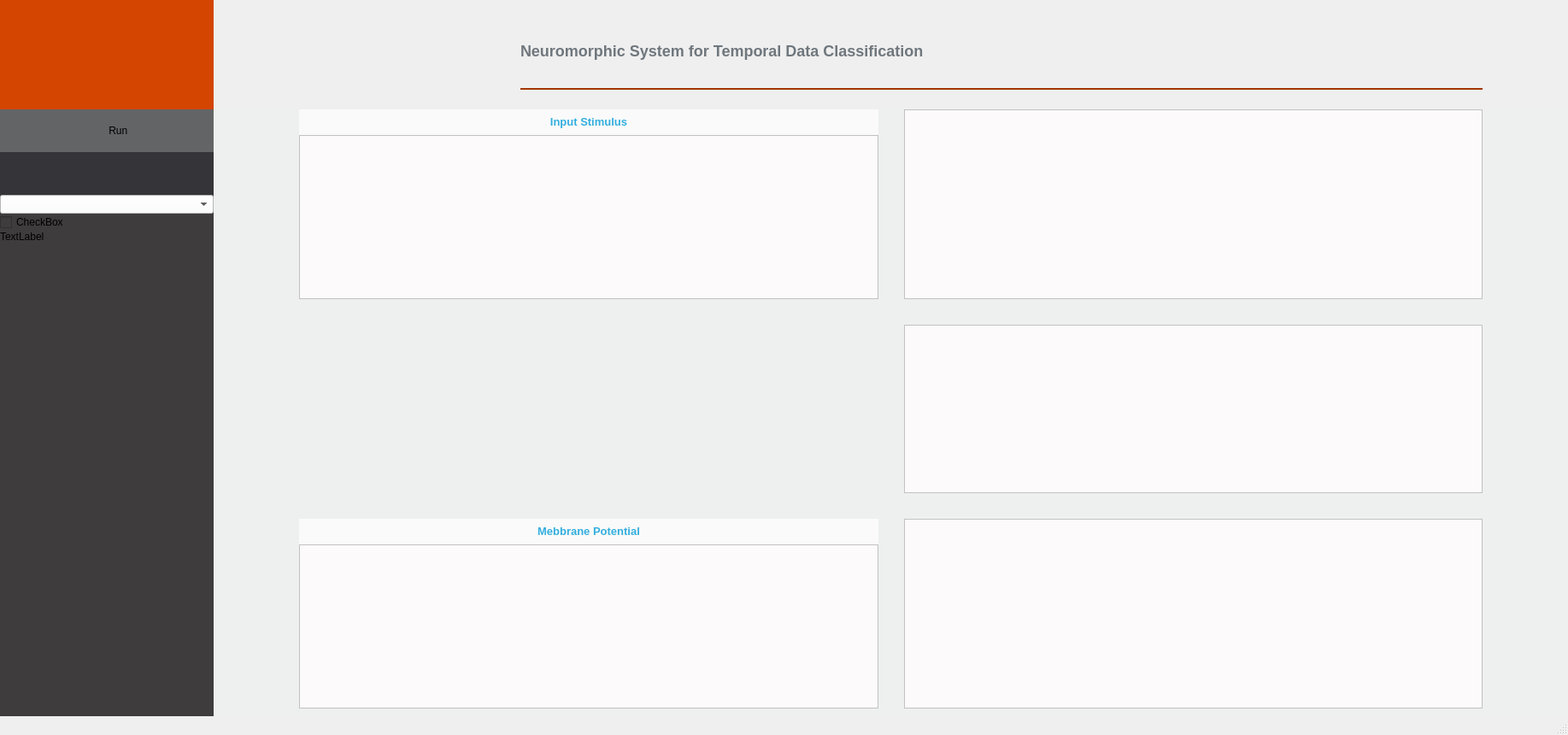
<?xml version="1.0" encoding="UTF-8"?>
<ui version="4.0">
 <class>MainWindow</class>
 <widget class="QMainWindow" name="MainWindow">
  <property name="geometry">
   <rect>
    <x>0</x>
    <y>0</y>
    <width>1835</width>
    <height>860</height>
   </rect>
  </property>
  <property name="windowTitle">
   <string>MainWindow</string>
  </property>
  <property name="windowOpacity">
   <double>1.000000000000000</double>
  </property>
  <property name="styleSheet">
   <string notr="true"/>
  </property>
  <widget class="QWidget" name="centralwidget">
   <property name="styleSheet">
    <string notr="true"/>
   </property>
   <layout class="QGridLayout" name="gridLayout">
    <property name="leftMargin">
     <number>0</number>
    </property>
    <property name="topMargin">
     <number>0</number>
    </property>
    <property name="rightMargin">
     <number>0</number>
    </property>
    <property name="bottomMargin">
     <number>0</number>
    </property>
    <property name="spacing">
     <number>0</number>
    </property>
    <item row="2" column="0">
     <widget class="QLabel" name="logo">
      <property name="minimumSize">
       <size>
        <width>0</width>
        <height>128</height>
       </size>
      </property>
      <property name="maximumSize">
       <size>
        <width>250</width>
        <height>16777215</height>
       </size>
      </property>
      <property name="styleSheet">
       <string notr="true">background-color: rgb(212, 69, 1);</string>
      </property>
      <property name="text">
       <string/>
      </property>
     </widget>
    </item>
    <item row="3" column="0">
     <widget class="QWidget" name="control_panel" native="true">
      <property name="maximumSize">
       <size>
        <width>250</width>
        <height>16777215</height>
       </size>
      </property>
      <property name="styleSheet">
       <string notr="true">background-color: rgb(62, 60, 61);</string>
      </property>
      <layout class="QGridLayout" name="gridLayout_2">
       <property name="leftMargin">
        <number>0</number>
       </property>
       <property name="topMargin">
        <number>0</number>
       </property>
       <property name="rightMargin">
        <number>0</number>
       </property>
       <property name="bottomMargin">
        <number>0</number>
       </property>
       <property name="spacing">
        <number>0</number>
       </property>
       <item row="5" column="0">
        <widget class="QLabel" name="input_class_label">
         <property name="maximumSize">
          <size>
           <width>400</width>
           <height>16777215</height>
          </size>
         </property>
         <property name="text">
          <string>TextLabel</string>
         </property>
        </widget>
       </item>
       <item row="2" column="0">
        <widget class="QPushButton" name="btn_">
         <property name="minimumSize">
          <size>
           <width>0</width>
           <height>50</height>
          </size>
         </property>
         <property name="maximumSize">
          <size>
           <width>400</width>
           <height>50</height>
          </size>
         </property>
         <property name="mouseTracking">
          <bool>false</bool>
         </property>
         <property name="styleSheet">
          <string notr="true">QPushButton {
    border: none;
    border-radius: 0px;
    /*background-color: qlineargradient(x1: 0, y1: 0, x2: 0, y2: 1,
                                      stop: 0 #f6f7fa, stop: 1 #dadbde);
	*/
	background-color: rgb(38, 41, 49,100);
    /*min-width: 80px;*/
}

QPushButton:pressed {
    background-color: qlineargradient(x1: 0, y1: 0, x2: 0, y2: 1,
                                      stop: 0 #dadbde, stop: 1 #f6f7fa);
}

QPushButton:hover {
     background-color: rgb(17, 94, 125,100);
	 /*background-color: #c1b1b6;*/
 }

QPushButton:flat {
    border: none; /* no border for a flat push button */
}

QPushButton:default {
    border-color: navy; /* make the default button prominent */
}

</string>
         </property>
         <property name="text">
          <string/>
         </property>
        </widget>
       </item>
       <item row="3" column="0">
        <widget class="ComboBox" name="dropdown_patterns">
         <property name="maximumSize">
          <size>
           <width>400</width>
           <height>16777215</height>
          </size>
         </property>
         <property name="styleSheet">
          <string notr="true">background-color: rgb(255, 255, 255);</string>
         </property>
        </widget>
       </item>
       <item row="6" column="0">
        <widget class="QListWidget" name="listw">
         <property name="sizePolicy">
          <sizepolicy hsizetype="Maximum" vsizetype="Expanding">
           <horstretch>0</horstretch>
           <verstretch>0</verstretch>
          </sizepolicy>
         </property>
         <property name="maximumSize">
          <size>
           <width>400</width>
           <height>16777215</height>
          </size>
         </property>
         <property name="styleSheet">
          <string notr="true">QListWidget {
    border: none;
}</string>
         </property>
        </widget>
       </item>
       <item row="4" column="0">
        <widget class="QCheckBox" name="auto_check_box">
         <property name="maximumSize">
          <size>
           <width>400</width>
           <height>16777215</height>
          </size>
         </property>
         <property name="text">
          <string>CheckBox</string>
         </property>
        </widget>
       </item>
       <item row="1" column="0">
        <widget class="QToolButton" name="btn">
         <property name="minimumSize">
          <size>
           <width>0</width>
           <height>50</height>
          </size>
         </property>
         <property name="maximumSize">
          <size>
           <width>400</width>
           <height>100</height>
          </size>
         </property>
         <property name="styleSheet">
          <string notr="true">QToolButton {
    border: none;
    border-radius: 0px;
	text-align:left;
	
    /*background-color: qlineargradient(x1: 0, y1: 0, x2: 0, y2: 1,
                                      stop: 0 #f6f7fa, stop: 1 #dadbde);
	*/
	background-color: rgb(99, 100, 102);
    /*min-width: 80px;*/
}

QToolButton:pressed {
    background-color: qlineargradient(x1: 0, y1: 0, x2: 0, y2: 1,
                                      stop: 0 #dadbde, stop: 1 #f6f7fa);
}

QToolButton:hover {
	background-color: rgb(112, 119, 127);
	 /*background-color: #c1b1b6;*/
 }



QToolButton:default {
    border-color: navy; /* make the default button prominent */
}

</string>
         </property>
         <property name="text">
          <string>        Run</string>
         </property>
        </widget>
       </item>
      </layout>
     </widget>
    </item>
    <item row="2" column="1">
     <widget class="QWidget" name="top" native="true">
      <property name="minimumSize">
       <size>
        <width>0</width>
        <height>50</height>
       </size>
      </property>
      <property name="maximumSize">
       <size>
        <width>16777215</width>
        <height>100</height>
       </size>
      </property>
      <layout class="QGridLayout" name="gridLayout_6">
       <property name="leftMargin">
        <number>50</number>
       </property>
       <property name="topMargin">
        <number>0</number>
       </property>
       <property name="rightMargin">
        <number>0</number>
       </property>
       <property name="bottomMargin">
        <number>0</number>
       </property>
       <property name="spacing">
        <number>0</number>
       </property>
       <item row="0" column="0">
        <widget class="QLabel" name="banner_logo">
         <property name="maximumSize">
          <size>
           <width>300</width>
           <height>16777215</height>
          </size>
         </property>
         <property name="text">
          <string/>
         </property>
        </widget>
       </item>
       <item row="0" column="1">
        <widget class="QWidget" name="title_container" native="true">
         <layout class="QGridLayout" name="gridLayout_7">
          <property name="rightMargin">
           <number>100</number>
          </property>
          <item row="0" column="0">
           <widget class="QLabel" name="title_label">
            <property name="minimumSize">
             <size>
              <width>1024</width>
              <height>0</height>
             </size>
            </property>
            <property name="maximumSize">
             <size>
              <width>1600</width>
              <height>16777215</height>
             </size>
            </property>
            <property name="font">
             <font>
              <family>Arial</family>
             </font>
            </property>
            <property name="text">
             <string>&lt;html&gt;&lt;head/&gt;&lt;body&gt;&lt;p&gt;&lt;span style=&quot; font-size:x-large; font-weight:600; color:#6f777d;&quot;&gt;Neuromorphic System for Temporal Data Classification&lt;/span&gt;&lt;/p&gt;&lt;/body&gt;&lt;/html&gt;</string>
            </property>
           </widget>
          </item>
          <item row="1" column="0">
           <widget class="QFrame" name="buttom_line">
            <property name="maximumSize">
             <size>
              <width>16777215</width>
              <height>2</height>
             </size>
            </property>
            <property name="styleSheet">
             <string notr="true">background-color: rgb(212, 69, 0);</string>
            </property>
            <property name="frameShape">
             <enum>QFrame::StyledPanel</enum>
            </property>
            <property name="frameShadow">
             <enum>QFrame::Raised</enum>
            </property>
           </widget>
          </item>
         </layout>
        </widget>
       </item>
      </layout>
     </widget>
    </item>
    <item row="3" column="1">
     <widget class="QWidget" name="disp_fig" native="true">
      <property name="styleSheet">
       <string notr="true">background-color: rgb(237, 240, 239);</string>
      </property>
      <layout class="QGridLayout" name="gridLayout_4">
       <property name="leftMargin">
        <number>100</number>
       </property>
       <property name="topMargin">
        <number>0</number>
       </property>
       <property name="rightMargin">
        <number>100</number>
       </property>
       <property name="spacing">
        <number>30</number>
       </property>
       <item row="2" column="0">
        <widget class="QWidget" name="voltage_container" native="true">
         <layout class="QGridLayout" name="gridLayout_3">
          <property name="leftMargin">
           <number>0</number>
          </property>
          <property name="topMargin">
           <number>0</number>
          </property>
          <property name="rightMargin">
           <number>0</number>
          </property>
          <property name="bottomMargin">
           <number>0</number>
          </property>
          <property name="spacing">
           <number>0</number>
          </property>
          <item row="0" column="0">
           <widget class="QLabel" name="voltage_title">
            <property name="minimumSize">
             <size>
              <width>0</width>
              <height>30</height>
             </size>
            </property>
            <property name="font">
             <font>
              <family>Arial</family>
             </font>
            </property>
            <property name="styleSheet">
             <string notr="true">background-color: rgb(250, 250, 250);</string>
            </property>
            <property name="text">
             <string>&lt;!DOCTYPE HTML PUBLIC &quot;-//W3C//DTD HTML 4.0//EN&quot; &quot;http://www.w3.org/TR/REC-html40/strict.dtd&quot;&gt;
&lt;html&gt;&lt;head&gt;&lt;meta name=&quot;qrichtext&quot; content=&quot;1&quot; /&gt;&lt;style type=&quot;text/css&quot;&gt;
p, li { white-space: pre-wrap; }
&lt;/style&gt;&lt;/head&gt;&lt;body style=&quot; font-family:'Arial'; font-size:9pt; font-weight:400; font-style:normal;&quot;&gt;
&lt;p align=&quot;center&quot; style=&quot; margin-top:12px; margin-bottom:12px; margin-left:0px; margin-right:0px; -qt-block-indent:0; text-indent:0px;&quot;&gt;&lt;span style=&quot; font-size:10pt; font-weight:600; color:#32aede;&quot;&gt;Mebbrane Potential&lt;/span&gt;&lt;/p&gt;&lt;/body&gt;&lt;/html&gt;</string>
            </property>
           </widget>
          </item>
          <item row="1" column="0">
           <widget class="PlotWidget" name="voltage_plot">
            <property name="styleSheet">
             <string notr="true">background-color: rgb(252, 250, 251);</string>
            </property>
           </widget>
          </item>
         </layout>
        </widget>
       </item>
       <item row="0" column="1">
        <widget class="PlotWidget" name="inspike_plot">
         <property name="styleSheet">
          <string notr="true">background-color: rgb(252, 250, 251);</string>
         </property>
        </widget>
       </item>
       <item row="1" column="1">
        <widget class="PlotWidget" name="psp_plot">
         <property name="styleSheet">
          <string notr="true">background-color: rgb(252, 250, 251);</string>
         </property>
        </widget>
       </item>
       <item row="2" column="1">
        <widget class="PlotWidget" name="outspike_plot">
         <property name="styleSheet">
          <string notr="true">background-color: rgb(252, 250, 251);</string>
         </property>
        </widget>
       </item>
       <item row="0" column="0">
        <widget class="QWidget" name="raw_data_container" native="true">
         <layout class="QGridLayout" name="gridLayout_9">
          <property name="leftMargin">
           <number>0</number>
          </property>
          <property name="topMargin">
           <number>0</number>
          </property>
          <property name="rightMargin">
           <number>0</number>
          </property>
          <property name="bottomMargin">
           <number>0</number>
          </property>
          <property name="spacing">
           <number>0</number>
          </property>
          <item row="0" column="0">
           <widget class="QLabel" name="raw_data_label">
            <property name="minimumSize">
             <size>
              <width>0</width>
              <height>30</height>
             </size>
            </property>
            <property name="font">
             <font>
              <family>Arial</family>
             </font>
            </property>
            <property name="styleSheet">
             <string notr="true">background-color: rgb(250, 250, 250);</string>
            </property>
            <property name="text">
             <string>&lt;!DOCTYPE HTML PUBLIC &quot;-//W3C//DTD HTML 4.0//EN&quot; &quot;http://www.w3.org/TR/REC-html40/strict.dtd&quot;&gt;
&lt;html&gt;&lt;head&gt;&lt;meta name=&quot;qrichtext&quot; content=&quot;1&quot; /&gt;&lt;style type=&quot;text/css&quot;&gt;
p, li { white-space: pre-wrap; }
&lt;/style&gt;&lt;/head&gt;&lt;body style=&quot; font-family:'Microsoft YaHei'; font-size:9pt; font-weight:400; font-style:normal;&quot;&gt;
&lt;p align=&quot;center&quot; style=&quot; margin-top:12px; margin-bottom:12px; margin-left:0px; margin-right:0px; -qt-block-indent:0; text-indent:0px;&quot;&gt;&lt;span style=&quot; font-family:'Microsoft YaHei'; font-size:10pt; font-weight:600; color:#32aede;&quot;&gt;Input Stimulus&lt;/span&gt;&lt;/p&gt;&lt;/body&gt;&lt;/html&gt;</string>
            </property>
           </widget>
          </item>
          <item row="1" column="0">
           <widget class="PlotWidget" name="raw_data_plot">
            <property name="styleSheet">
             <string notr="true">background-color: rgb(252, 250, 251);</string>
            </property>
           </widget>
          </item>
         </layout>
        </widget>
       </item>
      </layout>
     </widget>
    </item>
   </layout>
  </widget>
  <widget class="QMenuBar" name="menubar">
   <property name="geometry">
    <rect>
     <x>0</x>
     <y>0</y>
     <width>1835</width>
     <height>26</height>
    </rect>
   </property>
  </widget>
  <widget class="QStatusBar" name="statusbar"/>
 </widget>
 <customwidgets>
  <customwidget>
   <class>PlotWidget</class>
   <extends>QGraphicsView</extends>
   <header>pyqtgraph</header>
  </customwidget>
  <customwidget>
   <class>ComboBox</class>
   <extends>QComboBox</extends>
   <header>pyqtgraph</header>
  </customwidget>
 </customwidgets>
 <resources/>
 <connections/>
</ui>
